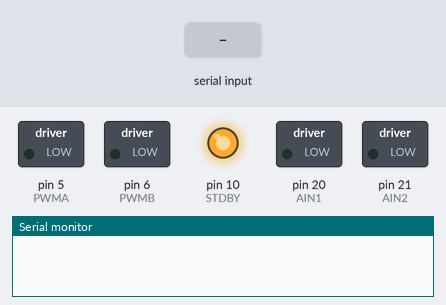
This sketch was run on a simulated Arduino Mega 2560, built with avr-gcc and run on an emulated ATmega2560. Parts: switched loads named in the sketch (green lamp = pin HIGH), output pins drawn as LEDs (lit = HIGH), the last lines printed to the serial monitor. The inputs (shaded band) are chosen by the test bench. Pins used as bus, display or sensor lines are not drawn.

Above: at 1.2 s.
1.3 s: "90,45,200\n" received over the second serial link
At 2.5 s:
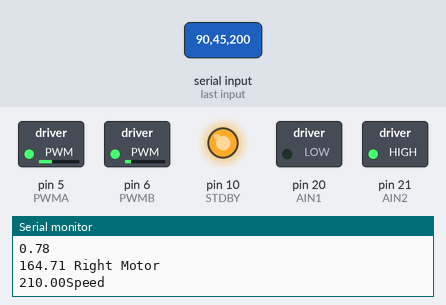
2.8 s: "30,150,10\n" received over the second serial link
At 3.7 s:
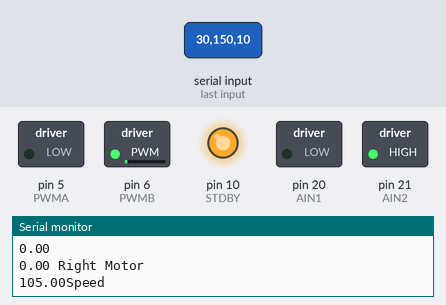
Timing chart, 0 to 5.8 s (numbered marks = the images above; inputs shaded):
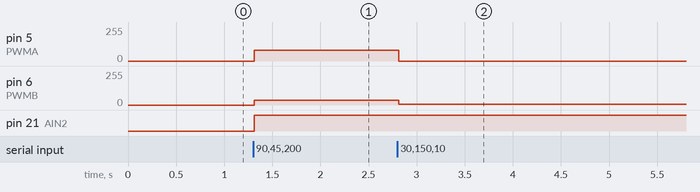

Measured:
- after the input at 1.3 s, pin 5 (PWMA): 0/255 → 82/255 at once; pin 6 (PWMB): 0/255 → 37/255 at once; pin 21 (AIN2): LOW → HIGH at once
- after the input at 2.8 s, pin 5 (PWMA): 82/255 → 0/255 at once; pin 6 (PWMB): 37/255 → 6/255 at once

The sketch:

Main_v1_RGB.ino
```cpp
#define redPin 9
#define greenPin 10
#define bluePin 11
#define PWMA 5
#define AIN2 21
#define AIN1 20
#define BIN1 19
#define BIN2 18
#define PWMB 6
#define STDBY 10


void setup() {

  Serial.begin(9600); // Default communication rate of the Bluetooth module
   Serial1.begin(9600);
   pinMode(AIN1, OUTPUT);
   pinMode(AIN2, OUTPUT);
   pinMode(BIN1, OUTPUT);
   pinMode(BIN2, OUTPUT);
   pinMode(PWMA, OUTPUT);
   pinMode(PWMB, OUTPUT);
   pinMode(STDBY, OUTPUT);
   digitalWrite(STDBY, HIGH);
}


void loop() {
  if (Serial1.available()) {
    String command = Serial1.readStringUntil('\n');
    command.trim();

    // Check the received command and update the Directions accordingly
    if (command.length() == 9) {
      // Extract the values from the command
      int redValue = command.substring(0, 3).toInt();
      int greenValue = command.substring(3, 6).toInt();
      int blueValue = command.substring(6).toInt();

      //Determine Overall speed
      float LWheelMultiplier = float(redValue)/255;
      float RWheelMultiplier = float(blueValue)/255;
      float speed = 255-float(greenValue);
      float RWheelSpeed;
      float LWheelSpeed;
      if(speed>30)
      {
      RWheelSpeed = (speed*RWheelMultiplier);
      LWheelSpeed = (speed*LWheelMultiplier);
      }
      else if((speed > 1) && (speed < 30))
      {
        RWheelSpeed = 0;
        LWheelSpeed = 0;
      }

      else
      {
        RWheelSpeed = -(255*(1 - LWheelMultiplier));
        LWheelSpeed = -(255*(1- RWheelMultiplier)); //Changed (FLipped) these to reflect mirrored, hope it works
      }

      Serial.println(LWheelMultiplier);
      Serial.print(LWheelSpeed);
      Serial.println(" Left Motor");
      Serial.println(RWheelMultiplier);
      Serial.print(RWheelSpeed);
      Serial.println(" Right Motor");
      Serial.print(speed);
      Serial.println( "Speed");
      drive(RWheelSpeed, LWheelSpeed, speed);

      delay(50);


    }
  }
}

void drive(float rightWheelSpeed, float leftWheelSpeed, float speed) {
  if(speed > 30)
  {
    digitalWrite(AIN1, LOW);
    digitalWrite(AIN2, HIGH);
    digitalWrite(BIN1, LOW);
    digitalWrite(BIN2, HIGH);
    analogWrite(PWMA, int(rightWheelSpeed*0.5));
    analogWrite(PWMB, int(leftWheelSpeed*0.5));
  }
  else if((rightWheelSpeed == 0)&& (leftWheelSpeed == 0))
  {
    digitalWrite(AIN1, LOW);
    digitalWrite(AIN2, LOW);
    digitalWrite(BIN1, LOW);
    digitalWrite(BIN2, LOW);
  }

  else
  {
    digitalWrite(AIN1, HIGH);
    digitalWrite(AIN2, LOW);
    digitalWrite(BIN1, HIGH);
    digitalWrite(BIN2, LOW);
    analogWrite(PWMA, int(-rightWheelSpeed*0.5));
    analogWrite(PWMB, int(-leftWheelSpeed*0.5));
  }
 }
```
